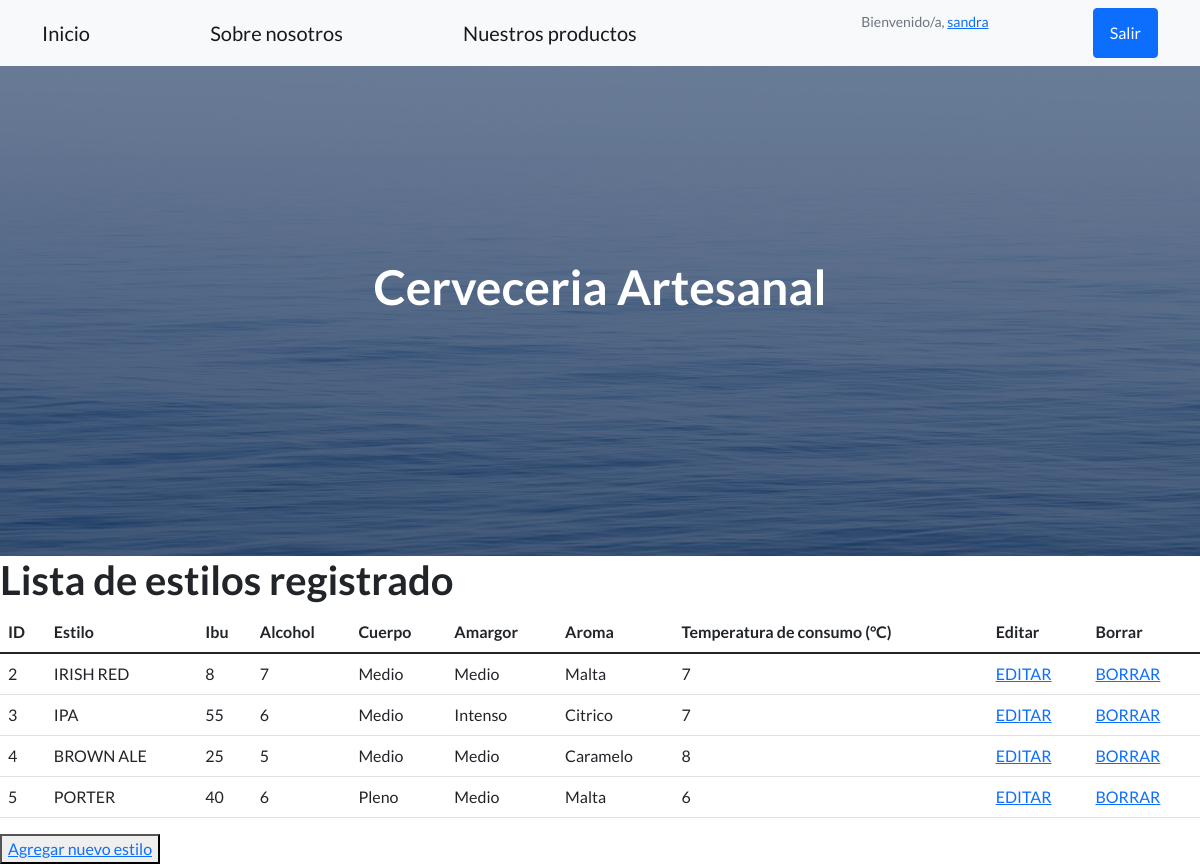
The app's page /productos/crv_lista (signed in) with its own data.
### productos/models.py (models this page shows, shortened)
class Cerv_art(models.Model):
    estilo = models.CharField(max_length=40)
    ibu = models.IntegerField()
    alcohol = models.IntegerField()
    cuerpo = models.CharField(max_length=40)
    amargor = models.CharField(max_length=40)
    aroma = models.CharField(max_length=40)
    temp_consumo = models.IntegerField()

### productos/views.py (the view)
# urls.py: path("crv_lista", views.lista_cervezas, name = "crv_lista"),
def lista_cervezas(request):
    cervezas = Cerv_art.objects.all()
    info_cervezas = {"info_cervezas": cervezas}
    return render(request , "lista_cervezas.html" , info_cervezas)

### productos/templates/lista_cervezas.html
{% extends "padre.html" %}
{% load static %}
{% block contenido%}
    <h1> Lista de estilos registrado </h1>
    <table class="table">
        <thead>
            <tr>
                <th scope="col">ID</strong></th>
                <th scope="col">Estilo</strong></th>
                <th scope="col">Ibu</strong></th>
                <th scope="col">Alcohol</strong></th>
                <th scope="col">Cuerpo</strong></th>
                <th scope="col">Amargor</strong></th>
                <th scope="col">Aroma</strong></th>
                <th scope="col">Temperatura de consumo (°C)</strong></th>
                {% if request.user.is_authenticated %}
                <th scope="col">Editar</th>
                <th scope="col">Borrar</th>
                {% endif %}
            </tr>
        </thead>
        <tbody>
            {% for n in info_cervezas %}
            <tr>
                <td scope="row">{{n.id}}</td>
                <td>{{n.estilo}}</td>
                <td>{{n.ibu}}</td>
                <td>{{n.alcohol}}</td>
                <td>{{n.cuerpo}} </td>
                <td>{{n.amargor}}</td>
                <td>{{n.aroma}}</td>
                <td>{{n.temp_consumo}}</td>
                {% if request.user.is_authenticated %}
                <td><a href="{% url 'crv_edit_form' n.id %}">EDITAR</a></td>
                <td><a href="{% url 'crv_elim_form' n.id %}">BORRAR</a></td>
                {% endif %}
            </tr>
            {% endfor %}
        </tbody>
    </table>
    {% if request.user.is_authenticated %}
    <button>
        <a href="crv_alta_form"> Agregar nuevo estilo </a>
    </button>
    {% endif %}
{% endblock%}

### productos/templates/padre.html (shortened to what this page needs)
<!DOCTYPE html>
<html lang="en">
    <head>
        {% load static %}
        <link href="https://cdn.jsdelivr.net/npm/bootstrap-icons@1.5.0/font/bootstrap-icons.css" rel="stylesheet" type="text/css" />
        <link href="{% static 'productos/css/styles.css' %}" rel="stylesheet" />
    </head>
    <body>
        <nav class="navbar navbar-light bg-light static-top">
            <div class="container">
                <a class="navbar-brand" href="{% url 'inicio' %}">Inicio</a>
                <a class="navbar-brand" href="{% url 'about' %}">Sobre nosotros</a>
                <a class="navbar-brand" href="{% url 'vista_prs' %}">Nuestros productos</a>
                {% if request.user.is_authenticated %}
                <p class="text-muted small mb-4">Bienvenido/a, <a href="{% url 'perfil' %}">{{user.username}}</a></p>
                <a class="btn btn-primary" href="{% url 'logout' %}">Salir</a>
                {% endif %}
            </div>
        </nav>
        <header class="masthead">
            <div class="container position-relative">
                <div class="row justify-content-center">
                    <div class="col-xl-6">
                        <div class="text-center text-white">
                            <h1 class="mb-5">Cerveceria Artesanal</h1>
                        </div>
                    </div>
                </div>
            </div>
        </header>
        {% block contenido %}
        {% endblock %}
    </body>
</html>

### records on screen
Cerv_art: id "2", estilo "IRISH RED", ibu "8", alcohol "7", cuerpo "Medio", amargor "Medio", aroma "Malta", temp_consumo "7"
Cerv_art: id "3", estilo "IPA", ibu "55", alcohol "6", cuerpo "Medio", amargor "Intenso", aroma "Citrico", temp_consumo "7"
Cerv_art: id "4", estilo "BROWN ALE", ibu "25", alcohol "5", cuerpo "Medio", amargor "Medio", aroma "Caramelo", temp_consumo "8"
Cerv_art: id "5", estilo "PORTER", ibu "40", alcohol "6", cuerpo "Pleno", amargor "Medio", aroma "Malta", temp_consumo "6"

### other values on screen
{{ user.username }} "sandra"
